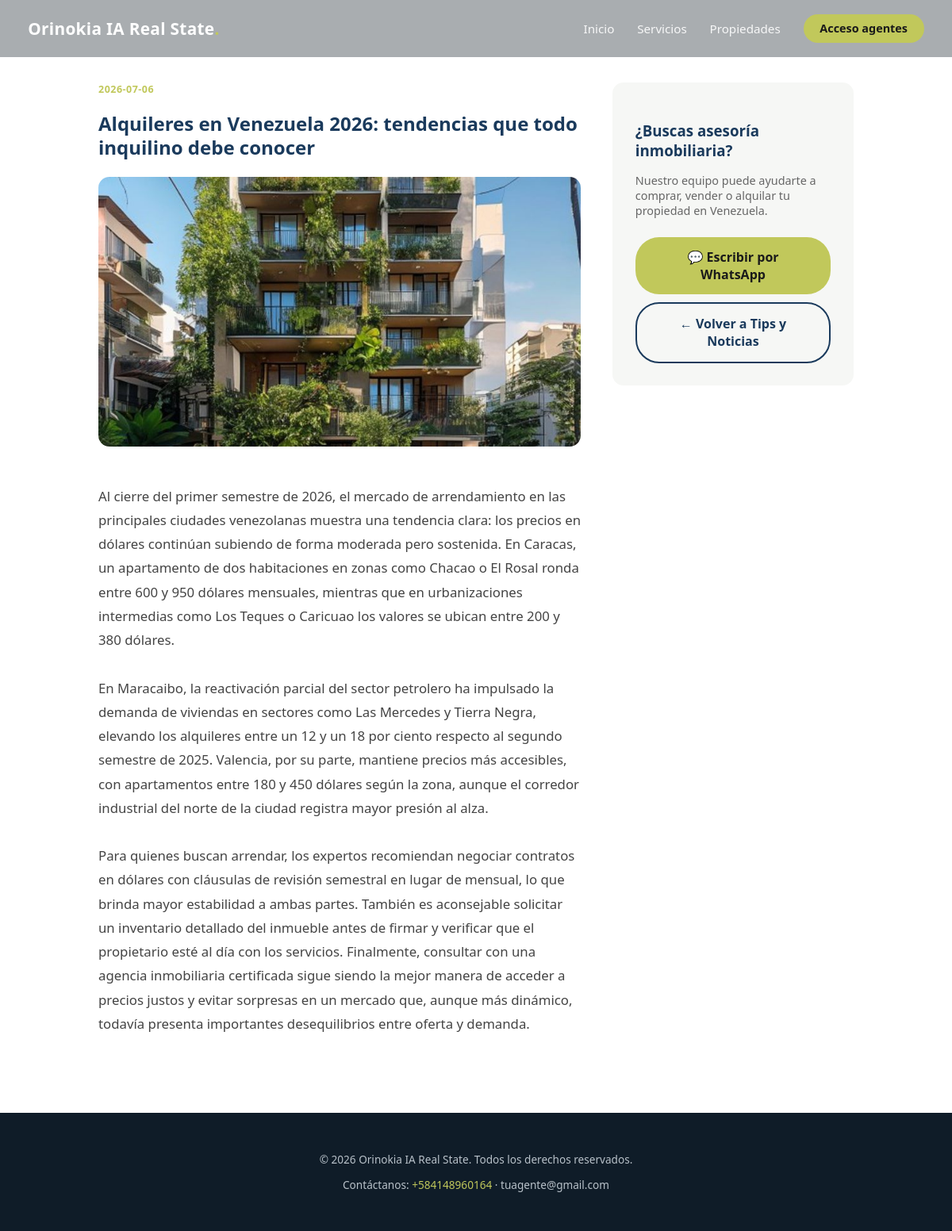
The app's page /noticias/11 with its own data.
### tables this page shows
CREATE TABLE noticias (
                id INTEGER PRIMARY KEY AUTOINCREMENT,
                fecha TEXT,
                titulo TEXT,
                resumen TEXT,
                contenido TEXT,
                imagen_url TEXT,
                creado_en TEXT
            , imagen_es_logo INTEGER DEFAULT 0);

### main.py (the view)
@app.get("/noticias/{noticia_id}", response_class=HTMLResponse)
async def noticia_detalle_publico(request: Request, noticia_id: int):
    noticia = obtener_noticia(noticia_id)
    if not noticia:
        return RedirectResponse(url="/")
    return templates.TemplateResponse(
        request=request,
        name="public/noticia_detalle.html",
        context={
            "branding": get_branding(),
            "anio": datetime.now().year,
            "noticia": noticia,
        },
    )

### templates/public/noticia_detalle.html (shortened to what this page needs)
{% extends "public/base.html" %}
{% block contenido %}
<section class="pub-detalle-body" style="padding-top:6.5rem;">
  <div class="pub-detalle-grid">
    <div>
      <div class="pub-noticia-fecha" style="margin-bottom:0.8rem;">{{ noticia.fecha }}</div>
      <h1 style="color:var(--pub-primario); line-height:1.25; margin-bottom:1.4rem;">{{ noticia.titulo }}</h1>
      {% if noticia.imagen_url and noticia.imagen_es_logo %}
      <div class="pub-noticia-img pub-noticia-img-logo" style="height:260px; border-radius:14px; margin-bottom:1.6rem;">
        <img src="{{ noticia.imagen_url }}" alt="{{ noticia.titulo }}" />
      </div>
      {% elif noticia.imagen_url %}
      <img src="{{ noticia.imagen_url }}" alt="{{ noticia.titulo }}" style="width:100%; height:340px; object-fit:cover; border-radius:14px; margin-bottom:1.6rem;" />
      {% endif %}
      <p style="line-height:1.8; color:#444; white-space:pre-line; font-size:1.05rem;">{{ noticia.contenido or noticia.resumen }}</p>
    </div>
    <div class="pub-contacto-card">
      <h3>¿Buscas asesoría inmobiliaria?</h3>
      <p style="color:#666; font-size:0.9rem;">Nuestro equipo puede ayudarte a comprar, vender o alquilar tu propiedad en Venezuela.</p>
      {% if branding.telefono_agente %}
      <a href="https://wa.me/{{ branding.telefono_agente | replace('+','') | replace(' ','') }}" class="pub-btn pub-btn-dorado">💬 Escribir por WhatsApp</a>
      {% endif %}
      <a href="/#noticias" class="pub-btn pub-btn-outline" style="color:var(--pub-primario); border-color:var(--pub-primario);">← Volver a Tips y Noticias</a>
    </div>
  </div>
</section>
{% endblock %}

### static/css/public.css (style rules this page uses)
:root { --pub-primario: #1a3a5c; --pub-secundario: #b1b65d; }
* { box-sizing: border-box; }
body.publico { margin: 0; font-family: 'Segoe UI', Tahoma, Geneva, Verdana, sans-serif; color: #232323; background: #fff; }
.pub-btn { padding: 0.9rem 2rem; border-radius: 30px; font-weight: 600; text-decoration: none; font-size: 1rem; transition: transform 0.2s ease, box-shadow 0.2s ease; display: inline-block; }
.pub-btn-dorado { background: var(--pub-secundario); color: #1a1a1a; }
.pub-btn-outline { background: transparent; color: #fff; border: 2px solid #fff; }
.pub-noticia-fecha { color: var(--pub-secundario); font-size: 0.78rem; font-weight: 700; text-transform: uppercase; letter-spacing: 0.5px; margin-bottom: 0.5rem; }
.pub-detalle-body { max-width: 1000px; margin: 0 auto; padding: 3rem 1.5rem 5rem; }
.pub-detalle-grid { display: grid; grid-template-columns: 2fr 1fr; gap: 2.5rem; }
.pub-contacto-card { background: #f6f7f5; border-radius: 14px; padding: 1.8rem; height: fit-content; }
.pub-contacto-card h3 { color: var(--pub-primario); margin-bottom: 1rem; }
.pub-contacto-card .pub-btn { width: 100%; text-align: center; margin-top: 0.6rem; }

### records on screen
noticias: fecha "2026-07-06", titulo "Alquileres en Venezuela 2026: tendencias que todo inquilino debe conocer", imagen_url (picture), contenido "Al cierre del primer semestre de 2026, el mercado de arrendamiento en las principales ciudades venezolanas muestra una tendencia clara: los precios en dólares continúan subiendo de forma moderada pero sostenida. En Caracas, un apartamento de dos habitaciones en zonas como Chacao o El Rosal ronda entre 600 y 950 dólares mensuales, mientras que en urbanizaciones intermedias como Los Teques o Caricuao los valores se ubican entre 200 y 380 dólares. En Maracaibo, la reactivación parcial del sector petrolero ha impulsado la demanda de viviendas en sectores como Las Mercedes y Tierra Negra, elevando los alquileres entre un 12 y un 18 por ciento respecto al segundo semestre de 2025. Valencia, por…"

### other values on screen
{{ branding.nombre_agencia }} "Orinokia IA Real State"
{{ anio }} "2026"
{{ branding.telefono_agente }} "+584148960164"
{{ branding.email_agente }} "tuagente@gmail.com"
